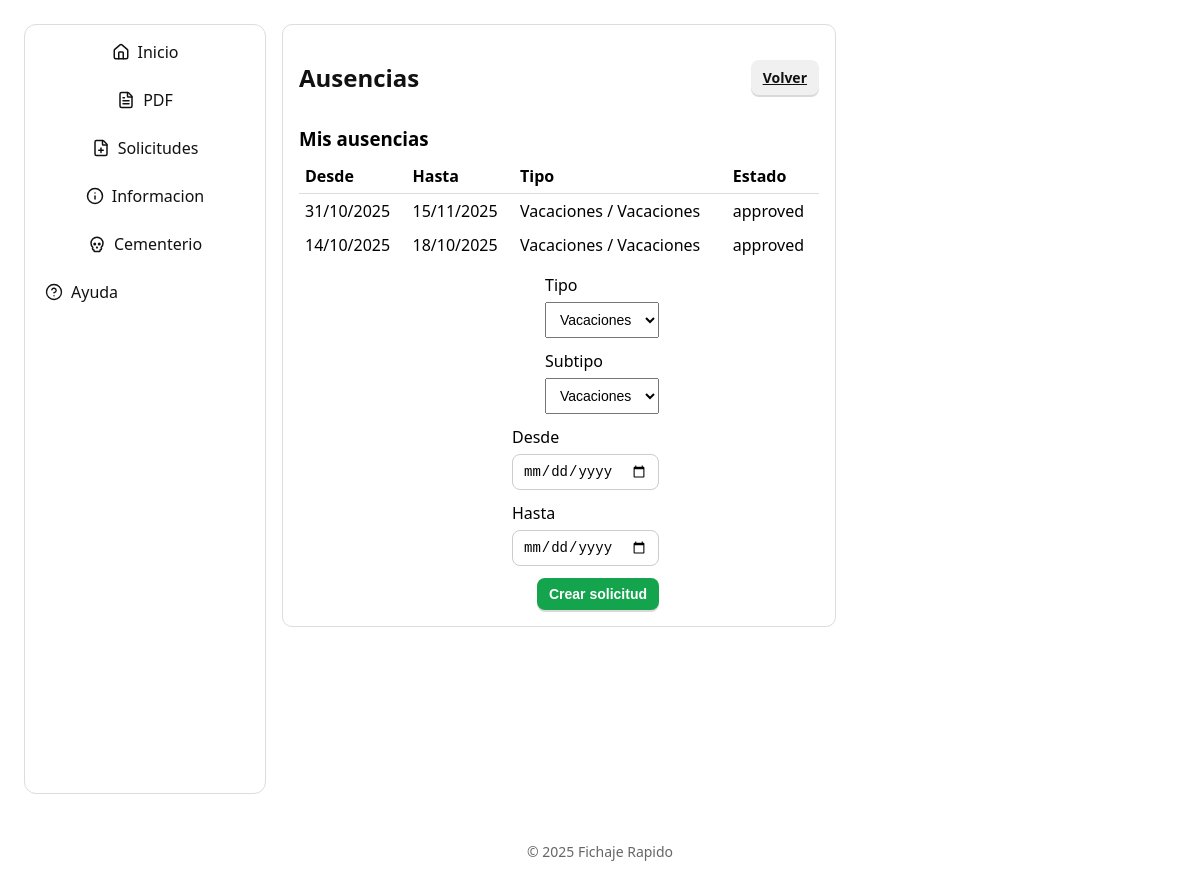
The page /absences (signed in) on the database its author committed.
### models.py (models this page shows, shortened)
class Base(DeclarativeBase):
    pass

class Absence(Base):
    __tablename__ = "absences"
    id = Column(Integer, primary_key=True)
    user_id = Column(Integer, ForeignKey("users.id"), nullable=False)
    date_from = Column(DateTime(timezone=True), nullable=False)
    date_to = Column(DateTime(timezone=True), nullable=False)
    type = Column(String(50), nullable=False)
    subtype = Column(String(50))
    status = Column(Enum(EntryStatus), default=EntryStatus.pending, nullable=False)
    created_at = Column(DateTime(timezone=True), default=lambda: datetime.now(timezone.utc))
    user = relationship("User")

### app.py (the view, shortened to what this page needs)
@app.route("/absences", methods=["GET"])
@login_required
def absences_page():
    db = SessionLocal()
    try:
        mine = db.execute(select(Absence).where(Absence.user_id == current_user.id).order_by(Absence.date_from.desc())).scalars().all()
        pending_for_me = []
        return render_template("absences.html", mine=mine, pending=pending_for_me)
    finally:
        db.close()

### app.py (called while the page is built)
@app.context_processor
def inject_template_globals():
    return {
        "current_year": datetime.now(TZ).year,
        "owner_name": os.environ.get("OWNER_NAME", "Fichaje Rapido"),
        "TZ": TZ,
    }

@login_manager.user_loader
def load_user(user_id):
    db = SessionLocal()
    try:
        return db.get(User, int(user_id))
    finally:
        db.close()

### templates/absences.html (shortened to what this page needs)
{% extends "base.html" %}
{% block content %}
<div class="card">
  <div class="header">
    <h2>Ausencias</h2>
    <a class="btn btn-small" href="{{ url_for('requests_page') }}">Volver</a>
  </div>
  <div class="row">
    <h3 class="section-title">Mis ausencias</h3>
    <div style="overflow:auto">
      <table style="width:100%;border-collapse:collapse">
        <thead>
          <tr>
            <th style="text-align:left;border-bottom:1px solid #ddd;padding:6px;">Desde</th>
            <th style="text-align:left;border-bottom:1px solid #ddd;padding:6px;">Hasta</th>
            <th style="text-align:left;border-bottom:1px solid #ddd;padding:6px;">Tipo</th>
            <th style="text-align:left;border-bottom:1px solid #ddd;padding:6px;">Estado</th>
          </tr>
        </thead>
        <tbody>
          {% for a in mine %}
          <tr>
            <td style="padding:6px;">{{ a.date_from.astimezone(TZ).strftime('%d/%m/%Y') if a.date_from.tzinfo else a.date_from.strftime('%d/%m/%Y') }}</td>
            <td style="padding:6px;">{{ a.date_to.astimezone(TZ).strftime('%d/%m/%Y') if a.date_to.tzinfo else a.date_to.strftime('%d/%m/%Y') }}</td>
            <td style="padding:6px;">{{ a.type|capitalize }}{% if a.subtype %} / {{ a.subtype|capitalize }}{% endif %}</td>
            <td style="padding:6px;">{{ a.status.value }}</td>
          </tr>
          {% else %}
          <tr><td colspan="4" class="muted" style="padding:8px;">Sin ausencias.</td></tr>
          {% endfor %}
        </tbody>
      </table>
    </div>
  </div>
  <div class="row">
    <form action="{{ url_for('absences_create') }}" method="post" class="inline" style="flex-wrap:wrap;gap:12px;align-items:flex-end;">
      <div style="display:flex;flex-direction:column;gap:6px">
        <label>Tipo</label>
        <select name="type" class="input-sm">
          <option value="vacaciones">Vacaciones</option>
        </select>
      </div>
      <div style="display:flex;flex-direction:column;gap:6px">
        <label>Subtipo</label>
        <select name="subtype" class="input-sm">
          <option value="vacaciones">Vacaciones</option>
        </select>
      </div>
      <div style="display:flex;flex-direction:column;gap:6px">
        <label>Desde</label>
        <input type="date" name="from" class="input-sm" required>
      </div>
      <div style="display:flex;flex-direction:column;gap:6px">
        <label>Hasta</label>
        <input type="date" name="to" class="input-sm" required>
      </div>
      <button class="btn btn-green btn-small" type="submit">Crear solicitud</button>
    </form>
  </div>
</div>
{% endblock %}

### templates/base.html (style rules this page uses)
body { font-family:system-ui,Arial;margin:24px }
.card { border:1px solid #ddd;border-radius:10px;padding:16px;max-width:520px }
.btn { display:inline-flex;align-items:center;gap:10px;padding:14px 20px;border-radius:14px;border:none;background:#f0f0f0;color:#111;cursor:pointer;font-weight:600;transition:transform .02s ease, box-shadow .2s ease, background-color .15s ease, filter .15s ease;box-shadow:0 2px 0 rgba(0,0,0,.15) }
.btn-green { background:#14a44d;color:#fff }
.btn-small { padding:8px 12px;border-radius:8px;font-size:14px }
.row { margin-top:12px }
.header { display:flex;align-items:center;justify-content:space-between }
.section-title { font-weight:700;margin:8px 0 }
.header h2 { color:#111 }
form { display:flex;flex-direction:column;gap:10px;max-width:360px }
input { padding:10px;border:1px solid #ccc;border-radius:8px }
.inline { display:flex;gap:8px;align-items:center }
.input-sm { padding:8px 10px;font-size:14px }

### rows shown on the page
Absence: date_from.astimezone "31/10/2025", date_to.astimezone "15/11/2025", type "Vacaciones", subtype "Vacaciones", status.value "approved"
Absence: date_from.astimezone "14/10/2025", date_to.astimezone "18/10/2025", type "Vacaciones", subtype "Vacaciones", status.value "approved"

### other values the page prints
{{ owner_name }} "Fichaje Rapido"
